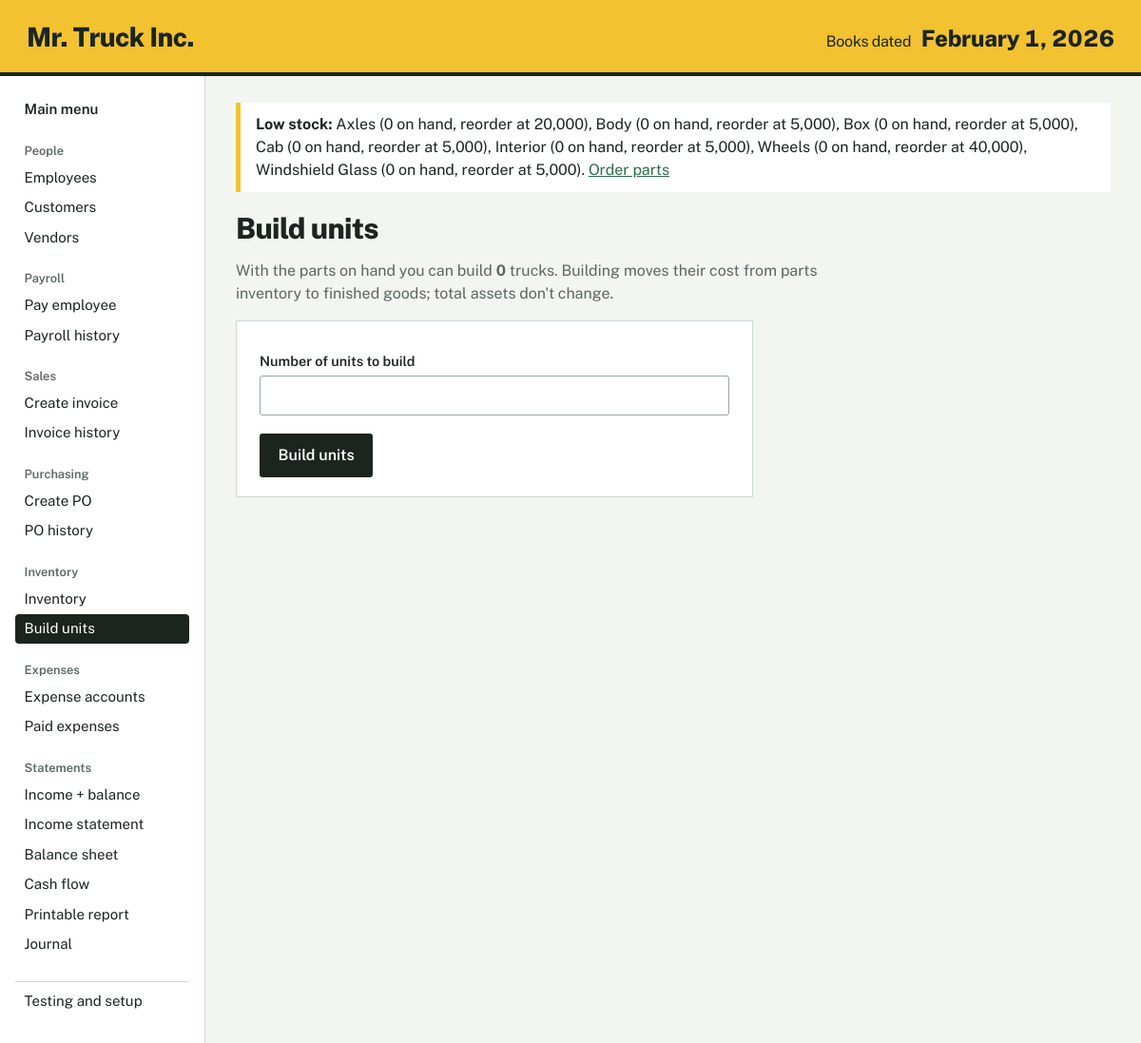
Page /build on the committed database.
### tables this page shows
CREATE TABLE settings (key TEXT PRIMARY KEY, value TEXT NOT NULL);

CREATE TABLE parts (
    id INTEGER PRIMARY KEY, name TEXT NOT NULL UNIQUE,
    vendor_id INTEGER NOT NULL REFERENCES vendors(id),
    unit_cost REAL NOT NULL,
    qty_per_unit INTEGER NOT NULL DEFAULT 0,      -- bill of materials
    qty_on_hand INTEGER NOT NULL DEFAULT 0,
    value REAL NOT NULL DEFAULT 0,                -- total cost of parts on hand
    reorder_point INTEGER NOT NULL DEFAULT 0);

### app.py (the view)
@app.route("/build", methods=["GET", "POST"])
def build():
    if request.method == "POST":
        return perform(lambda c: acct.build_units(c, request.form.get("units")), "inventory", "build")
    return render_template("build.html", title="Build units", inv=acct.inventory_status(get_db()))

### accounting.py (called while the page is built)
def get_setting(conn, key, default=None):
    row = conn.execute("SELECT value FROM settings WHERE key = ?", (key,)).fetchone()
    return row["value"] if row else default

def today(conn):
    return get_setting(conn, "current_date")

def fg_qty(conn):
    return int(get_setting(conn, "fg_qty", 0))

def balance(conn, account):
    row = conn.execute(
        "SELECT COALESCE(SUM(debit), 0) AS d, COALESCE(SUM(credit), 0) AS c "
        "FROM journal_lines WHERE account = ?",
        (account,),
    ).fetchone()
    net = row["d"] - row["c"]
    return round(-net if account in CREDIT_NORMAL else net, 2) + 0.0  # avoid "-0.00"

def inventory_status(conn):
    parts = conn.execute(
        "SELECT p.*, v.company AS vendor FROM parts p JOIN vendors v ON v.id = p.vendor_id ORDER BY p.id"
    ).fetchall()
    bom = [p for p in parts if p["qty_per_unit"] > 0]
    buildable = min((p["qty_on_hand"] // p["qty_per_unit"] for p in bom), default=0)
    cog_per_unit = round(sum(p["unit_cost"] * p["qty_per_unit"] for p in bom), 4)
    return {
        "parts": parts,
        "parts_value": balance(conn, INV_PARTS),
        "cog_per_unit": cog_per_unit,
        "buildable": buildable,
        "fg_qty": fg_qty(conn),
        "fg_value": balance(conn, INV_FG),
    }

def low_stock(conn):
    return conn.execute(
        "SELECT name, qty_on_hand, reorder_point FROM parts "
        "WHERE reorder_point > 0 AND qty_on_hand <= reorder_point ORDER BY name"
    ).fetchall()

### app.py (called while the page is built)
def get_db():
    if "db" not in g:
        g.db = dbm.connect()
        dbm.ensure_initialized(g.db)
    return g.db

@app.template_filter("longdate")
def longdate(iso):
    d = date.fromisoformat(iso)
    return f"{d:%B} {d.day}, {d.year}"

@app.context_processor
def inject_globals():
    conn = get_db()
    return {
        "book_date": acct.today(conn),
        "low_stock": acct.low_stock(conn),
        "fmt": fmt,
    }

### db.py (called while the page is built)
def connect(path=None):
    conn = sqlite3.connect(path or DB_PATH)
    conn.row_factory = sqlite3.Row
    conn.execute("PRAGMA foreign_keys = ON")
    return conn

def is_initialized(conn):
    row = conn.execute("SELECT name FROM sqlite_master WHERE type='table' AND name='settings'").fetchone()
    return row is not None

def ensure_initialized(conn):
    if not is_initialized(conn):
        reset(conn)

### templates/build.html
{% extends "base.html" %}
{% block content %}
<h1>Build units</h1>
<p class="lede">With the parts on hand you can build <b>{{ "{:,}".format(inv.buildable) }}</b> trucks. Building moves their cost from parts inventory to finished goods; total assets don't change.</p>
<form method="post" class="form inline">
  <label for="units">Number of units to build</label>
  <input id="units" name="units" type="number" min="1" max="{{ inv.buildable }}" required>
  <button type="submit">Build units</button>
</form>
{% endblock %}

### templates/base.html (shortened to what this page needs)
<!doctype html>
<html lang="en">
<head>
  <link rel="stylesheet" href="{{ url_for('static', filename='style.css') }}">
</head>
<body>
  <header class="band">
    <a class="brand" href="{{ url_for('index') }}">Mr. Truck Inc.</a>
    <p class="book-date"><span>Books dated</span> {{ book_date|longdate }}</p>
  </header>
  <div class="shell">
    <nav class="side" aria-label="Main">
      <a class="nav-home {{ 'on' if request.endpoint == 'index' }}" href="{{ url_for('index') }}">Main menu</a>
      {% for heading, links in groups %}
        <p class="nav-h">{{ heading }}</p>
        {% for ep, label in links %}
          <a class="{{ 'on' if request.endpoint == ep }}" href="{{ url_for(ep) }}">{{ label }}</a>
        {% endfor %}
      {% endfor %}
      <a class="nav-test {{ 'on' if request.endpoint == 'testing' }}" href="{{ url_for('testing') }}">Testing and setup</a>
    </nav>
    <main>
      {% if low_stock %}
        <div class="notice warn" role="status">
          <strong>Low stock:</strong>
          {% for p in low_stock %}{{ p.name }} ({{ "{:,}".format(p.qty_on_hand) }} on hand, reorder at {{ "{:,}".format(p.reorder_point) }}){{ ", " if not loop.last }}{% endfor %}.
          <a href="{{ url_for('create_po') }}">Order parts</a>
        </div>
      {% endif %}
      {% block content %}{% endblock %}
    </main>
  </div>
</body>
</html>

### static/style.css (style rules this page uses)
:root { --paper: #F3F5F0; --sheet: #FFFFFF; --ink: #1C2420; --muted: #5B6760; --rule: #CFD8D1; --ledger: #2F6B4E; --ledger-soft: #EAF2EC; --truck: #F2C230; --alert: #A3301C; --alert-soft: #FBEAE6; --font: "Public Sans", "Segoe UI", system-ui, -apple-system, sans-serif; }
* { box-sizing: border-box; }
html { font-size: 16px; }
body { margin: 0; background: var(--paper); color: var(--ink); font-family: var(--font); line-height: 1.5; }
a { color: var(--ledger); }
.band { display: flex; align-items: baseline; justify-content: space-between; flex-wrap: wrap; gap: .5rem 2rem; background: var(--truck); color: var(--ink); padding: 1.1rem 1.75rem 1rem; border-bottom: 4px solid var(--ink); }
.brand { font-weight: 800; font-size: 1.75rem; letter-spacing: -.02em; color: var(--ink); text-decoration: none; }
.book-date { margin: 0; font-size: 1.5rem; font-weight: 800; letter-spacing: -.01em; font-variant-numeric: tabular-nums; }
.book-date span { font-weight: 400; font-size: 1rem; margin-right: .35rem; }
.shell { display: grid; grid-template-columns: 13.5rem 1fr; min-height: calc(100vh - 5rem); }
.side { border-right: 1px solid var(--rule); padding: 1.25rem 1rem 2rem; background: var(--sheet); }
.side a { display: block; padding: .28rem .6rem; border-radius: 4px; text-decoration: none; color: var(--ink); font-size: .94rem; }
.side a.on { background: var(--ink); color: #fff; }
.nav-h { margin: 1.1rem 0 .2rem .6rem; font-size: .8rem; font-weight: 600; color: var(--muted); }
.nav-home { font-weight: 600; }
.nav-test { margin-top: 1.4rem; border-top: 1px solid var(--rule); padding-top: .6rem !important; border-radius: 0 !important; }
main { padding: 1.75rem 2rem 3rem; max-width: 72rem; min-width: 0; }
h1 { font-size: 1.9rem; font-weight: 800; letter-spacing: -.02em; margin: 0 0 1rem; }
.lede { max-width: 42rem; color: var(--muted); margin-top: -.4rem; }
.notice { padding: .7rem 1rem; margin-bottom: 1rem; border-left: 5px solid var(--ledger); background: var(--sheet); }
.notice.warn { border-color: var(--truck); }
.form { background: var(--sheet); border: 1px solid var(--rule); padding: 1.25rem 1.5rem; max-width: 34rem; display: flex; flex-direction: column; }
.form label { font-weight: 600; font-size: .9rem; margin: .7rem 0 .25rem; }
input, select { font: inherit; padding: .5rem .6rem; border: 1px solid #9AA79F; border-radius: 3px; background: #fff; color: var(--ink); }
button, .button { font: inherit; font-weight: 600; cursor: pointer; border: 2px solid var(--ink); background: var(--ink); color: #fff; padding: .55rem 1.1rem; border-radius: 3px; text-decoration: none; display: inline-block; }
.form button { margin-top: 1.2rem; align-self: flex-start; }

### rows in the picture
settings: value "February 1, 2026"
parts: name "Axles", qty_on_hand "0", reorder_point "20,000", last ","
parts: name "Body", qty_on_hand "0", reorder_point "5,000", last ","
parts: name "Box", qty_on_hand "0", reorder_point "5,000", last ","
parts: name "Cab", qty_on_hand "0", reorder_point "5,000", last ","
parts: name "Interior", qty_on_hand "0", reorder_point "5,000", last ","
parts: name "Wheels", qty_on_hand "0", reorder_point "40,000", last ","
parts: name "Windshield Glass", qty_on_hand "0", reorder_point "5,000"

### other values in the picture
{{ heading }} "People" "Payroll" "Sales" "Purchasing" "Inventory" "Expenses" "Statements"
{{ label }} "Employees" "Customers" "Vendors" "Pay employee" "Payroll history" "Create invoice" "Invoice history" "Create PO" "PO history" "Inventory" "Build units" "Expense accounts" "Paid expenses" "Income + balance" "Income statement" "Balance sheet" "Cash flow" "Printable report" "Journal"
{{ "{:,}".format(inv.buildable) }} "0"
